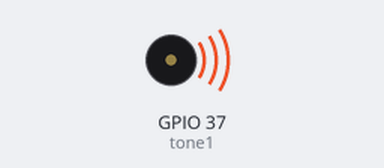
The program below on a simulated Raspberry Pi (BCM pin numbers). Shown: buzzer (waves = sounding). At 16.7 s the program stops and its outputs stay as they are.

Above: at 0.1 s.
At 16.8 s:
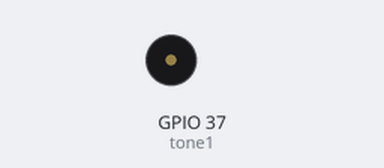
Timing chart, 0 to 18.2 s (numbered marks = the images above):
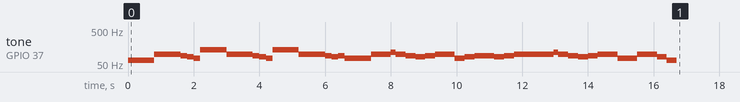

The program:

Musical_buzzer.py
```python
'''
Order of the Raspberry -- Amanda, Josiah, and Xavier
Group Project -- Raspberry Pi 2015-2016
Melodies and Piezo Buzzers
See below for more details on the code.
Please use this code for whatever you want!! It can be improved in a lot of ways,
and can be used for many different circuit projects!
'''

import RPi.GPIO as GPIO, time
GPIO.setmode(GPIO.BCM)
GPIO.setwarnings(False)

GPIO.setup(37, GPIO.OUT)
#setup for second buzzer in case you want to try harmonies
GPIO.setup(20,GPIO.OUT)

tone1 = GPIO.PWM(37, 100)

#this is a setup for a second buzzer
tone2 = GPIO.PWM(20, 250)

#50 seems to be the all around best value for duty cycle for buzzers
tone1.start(50)
tone2.start(0)

#Note frequencies, starting with a C
#speaker works good from 32hz to about 500hz, so the first four octaves here, fifth octave just for fun
#in case you're not familiar with musical notation, the 'b' after some of these indicates a flat so 'db' is 'd-flat'
c = [32, 65, 131, 262, 523]
db= [34, 69, 139, 277, 554]
d = [36, 73, 147, 294, 587]
eb= [37, 78, 156, 311, 622]
e = [41, 82, 165, 330, 659]
f = [43, 87, 175, 349, 698]
gb= [46, 92, 185, 370, 740]
g = [49, 98, 196, 392, 784]
ab= [52, 104, 208, 415, 831]
a = [55, 110, 220, 440, 880]
bb= [58, 117, 223, 466, 932]
b = [61, 123, 246, 492, 984]

#notes of two scales, feel free to add more
cmajor = [c, d, e, f, g, a, b]
aminor = [a, b, c, d, e, f, g]

def playScale(scale, pause):
    '''
    scale: scale name to be played
    pause: pause between each notes played

    This function plays the given scale in every available octave
    I used this to test what was audible on the buzzer
    '''
    for i in range(0, 5):
        for note in scale:
            tone1.ChangeFrequency(note[i])
            time.sleep(pause)
    tone1.stop()

#call the playScale function
#playScale(aminor, 0.5)

'''
How melodies are transposed into code that is played on buzzer:
Every song needs two lists, one to store the variables for the notes and octaves,
and one to store the corresponding lengths of the beats for each note.
The length of both lists MUST be the same. Numbers are used to indicate the note length.
In the case of most melodies:
0.5 = eighth
1 = quarter note
2 = half note
3 = dotted half note
4 = whole note
This is a relative system, even if a piece is composed mainly in eighth notes or smaller
you should convert the time so that you're using mainly values of 1, 2, 3, and 4 for your notes list.
Actual numbers can be adjusted up or down slightly to account for any fermata or accents,
for example a quarter note with a fermata could be a value of 1.05 or 1.1.
The actual tempo is adjusted when the song is played. The note number system decribed above
is to classify the notes RELATIVE to each other in the song, not when the song is played.
Tempo can be experimentally tested when the function to play the song is called.
All songs should be composed in the key of C whenever possible as the lowest note available
is a C and doing so would simplify the octave referencing.
The easiest way to encode a song's info so it can be played is to do it by ear.
This method and the playSong function currently only support one buzzer, though in the
future two buzzer support might be added.
'''

#Star Wars Theme -- Key of C
starwars_notes = [c[1], g[1], f[1], e[1], d[1], c[2], g[1], f[1], e[1], d[1], c[2], g[1],
              f[1], e[1], f[1], d[1]]
starwars_beats = [4,4,1,1,1,4,4,1,1,1,4,4,1,1,1,4]

#London Bridges --Key of C
londonbridges_notes = [g[1], a[1], g[1], f[1], e[1], f[1], g[1], d[1], e[1], f[1],
                   e[1], f[1], g[1], g[1], a[1], g[1], f[1], e[1], f[1], g[1],
                   d[1], g[1], e[1], c[1]]
londonbridges_beats = [2, 0.5, 1, 1, 1, 1, 2, 1, 1, 2, 1, 1, 2, 2, 0.5, 1, 1, 1, 1,
                   2, 2, 2, 1,1]

def playSong(songnotes, songbeats, tempo):
    '''
    songnotes: list of the melodies notes
    songbeats: list of melodies beat times
    tempo: speed of song, this is not traditional tempo in bpm like on a metronome,
        but more like a multiplier for whatever the notes are so a tempo value of 2
        make it play twice as fast. Adjust this by ear.

    This function plays the melody, simply by iterating through the list.
    '''
    tone1.ChangeDutyCycle(50)
    for i in range(0, len(songnotes)):
        tone1.ChangeFrequency(songnotes[i])
        time.sleep(songbeats[i]*tempo)
    tone1.ChangeDutyCycle(0)

#play two songs
playSong(starwars_notes, starwars_beats, 0.2)
playSong(londonbridges_notes, londonbridges_beats, 0.3)
```

Measured:
- by itself, tone on GPIO 37 (tone1): plays 65 Hz for 0.80 s, 98 Hz for 0.80 s, 87 Hz for 0.20 s, 82 Hz for 0.20 s, 73 Hz for 0.20 s, 131 Hz for 0.80 s … (39 notes in this stretch)
